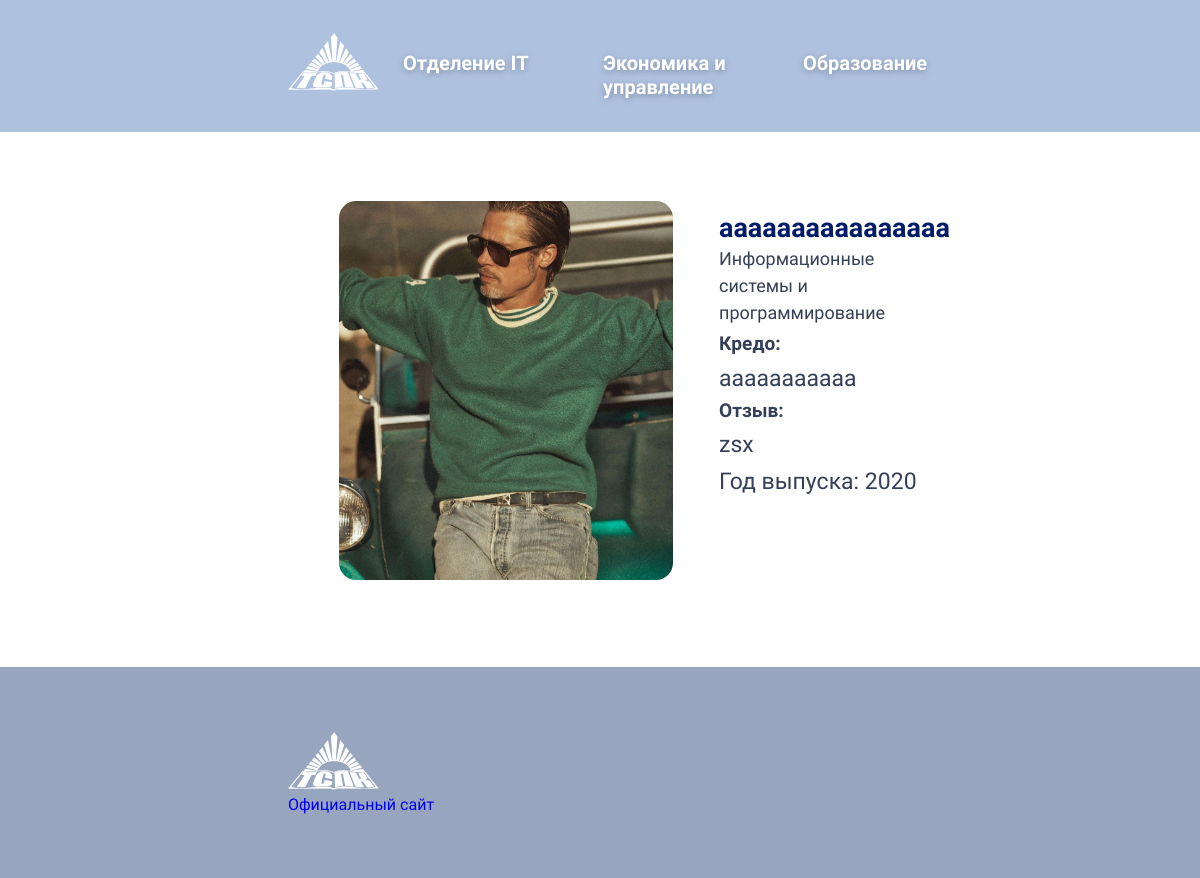
/cards/6/, run on an earlier commit of the app's database.
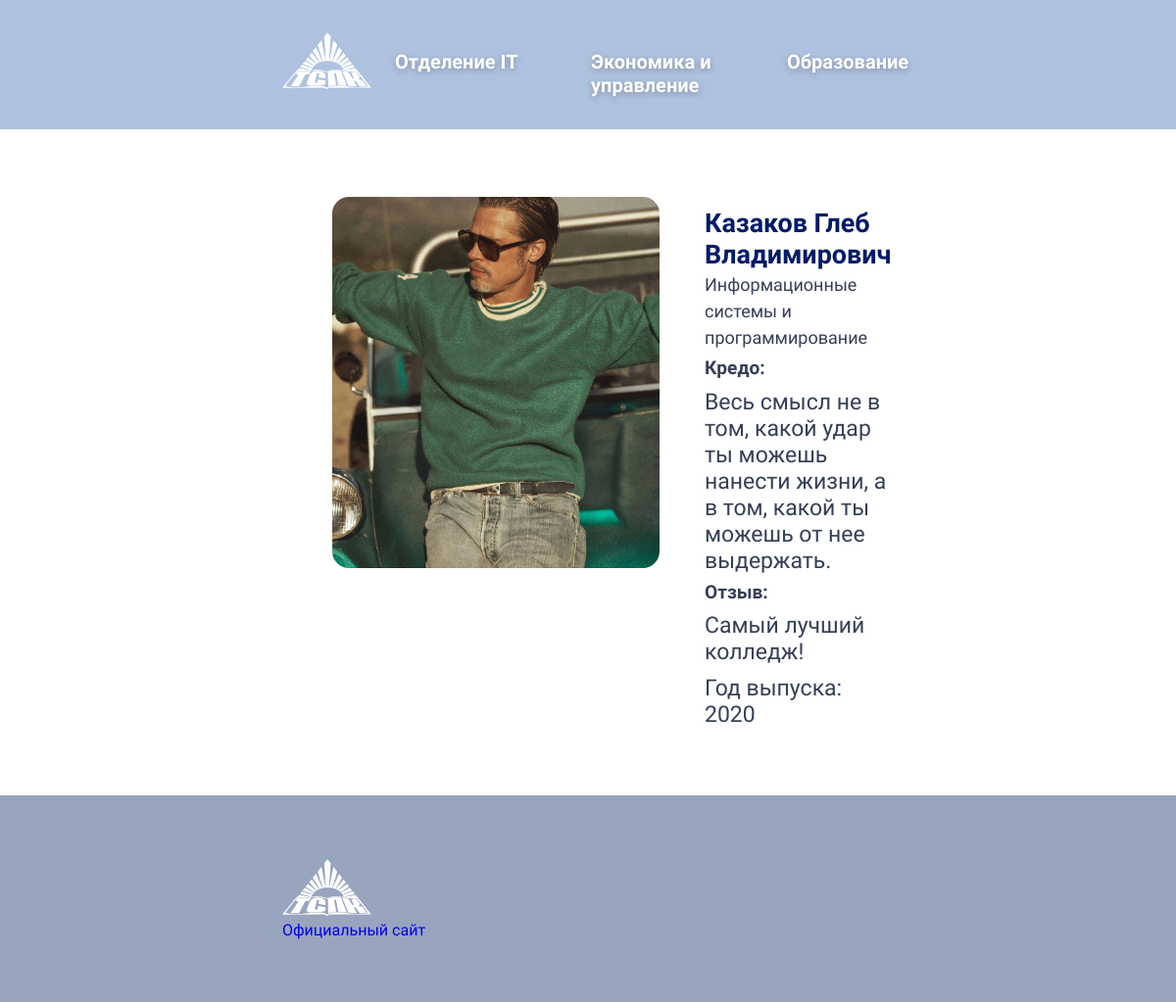
And on a later commit of the database.
### core/models.py (models this page shows, shortened)
class Category(models.Model):
    parent = models.ForeignKey('self', on_delete=models.CASCADE, null=True, blank=True,verbose_name='Отделение')
    category_text = models.CharField(max_length=100,verbose_name='Специальность')
    def __str__(self):
        return self.category_text

class Card(models.Model):
    name = models.CharField(verbose_name='ФИО', max_length=1000)
    category = models.ForeignKey(Category, on_delete=models.CASCADE,  null=True, blank=True, verbose_name='специальность')
    kredo = models.TextField(max_length=1000, blank=True)
    ava = models.ImageField(upload_to=add_path, default=None)
    otzyv = models.TextField(max_length=1000)
    god_grad = models.IntegerField('Год выпуска', blank=True)

### core/views.py (the view)
# urls.py: path('cards/<int:card_id>/', views.CardView.as_view(), name='card_detail'),
class CardView(DetailView):
    model = Card
    context_object_name = 'card'
    pk_url_kwarg = 'card_id'
    template_name = 'card-detail.html'
    def get(self, request, card_id, *args, **kwargs):
        self.object = self.get_object()
        context = self.get_context_data(object=self.object)
        return self.render_to_response(context)

### core/templatetags/common_tags.py (called while the page is built)
@register.inclusion_tag('header.html', takes_context=True)
def show_top_menu(context):
    categories = Category.objects.filter(parent=None)
    return {
        'categories': categories,
    }

### templates/card-detail.html
{% extends 'layout_card.html'%}
{% block unique_content%}
<div class="container">
    <div class="card card_detail">
        <div>
            <img src="{{ card.ava.url }}" alt="фото">
        </div>
        <div class="card-bl">
            <h3 class="fio-card">{{ card.name }}</h3>
            <a class="card-card" href="{% url 'cat_ord' card.category.id %}">{{ card.category.category_text }}</a>
            <h5 class="card-card">Кредо:</h5>
            <p class="card-card">{{ card.kredo }}</p>
            <h5 class="card-card">Отзыв:</h5>
            <p class="card-card">{{ card.otzyv }}</p>
            <p class="card-card">Год выпуска: {{ card.god_grad}}</p>
        </div>
    </div>
</div>
{% endblock%}

### templates/layout_card.html (shortened to what this page needs)
<!DOCTYPE html>
{% load static %}
{% load common_tags %}
<html lang="en">
<head>
    <link rel="stylesheet" href="{% static 'css/style_card.css' %}">
</head>
<body>
<header class="head">
<section class=" header-cont"><div id="">
            {% show_top_menu %}
            </div>
        </section>
</header>
    <main>
{% block unique_content %}
{% endblock%}
    </main>
    <footer class="container">
        <nav>
            <ul class="navig-footer">
                <li>
                    <a href="#">
                        <img src="{% static 'img/logo.png' %}" alt="TSPK">
                    </a>
                </li>
                <li>
                <a href="https://tspk.org/">Официальный сайт</a>
                </li>
            </ul>
        </nav>
    </footer>
</body>
</html>

### templates/header.html (shortened to what this page needs)
{% load static%}
                <div id="nav">
                    <nav>
                        <ul class="navig">
                            <li>
                                <a href="{% url 'otdel-slide'%}">
                                    <img src="{% static 'img/logo.png' %}" alt="TSPK">
                                </a>
                            </li>
 {% for category in categories %}
                            <li class="menu-li">
                                <a href="{% url 'cat_ord' category.id %}">{{ category}}</a>
                            </li>
                            {% endfor %}
                        </ul>
                    </nav>
                </div>

### core/static/css/style_card.css (style rules this page uses)
.container { padding: 1rem 18rem; }
body { padding: 0; margin: 0; font-family: 'Play', sans-serif; }
a { text-decoration: none; }
ul { padding: 0; list-style: none; }
header { background-color: #AEC1DF; }
.container { padding: 3rem 18rem; }
.header-cont { position: relative; padding: 1rem 18rem; }
#nav { position: relative; background-color: #AEC1DF; height: 100px; }
nav { display: flex; justify-content: space-between; flex-direction: row; }
.navig { display: flex; justify-content: space-between; flex-direction: row; }
.menu-li { margin: 1.2em 0; width: 200px; }
.menu-li a { font-weight: bold; font-size: 20px; color: #FFFFFF; text-shadow: 0px 2px 6px rgba(0, 0, 0, 0.25); }
.navig img { margin-right: 1.5em; }
footer { background-color: #98A5BE; }
.card img { width: 262.61px; height: 379px; border-radius: 17px; object-fit: cover; }
.card { width: 337px; height: auto; font-size: 23px; color: #363F58; margin: 1rem 2.9rem; padding: 5px; }
.card p, h3, h5 { margin: 0; margin-top: 0.4em; overflow-wrap: normal; word-wrap: break-word; word-break: normal; line-break: auto; hyphens: manual; }
.card a { font-size: 18px; color: #363F58; }
.fio-card { color: #001B67; }
.card_detail { display: flex; flex-direction: row; width: 70%; }
.card_detail img { width: 333.61px; margin-right: 2em; height: 379px; border-radius: 17px; object-fit: cover; }
main { min-height: 535px; }

What changed in the data, as far as the page shows it:
changed Card "Информационные системы и программирование": name "aaaaaaaaaaaaaaaa" → "Казаков Глеб Владимирович"; kredo "aaaaaaaaaaa" → "Весь смысл не в том, какой удар ты можешь нанести жизни, а в том, какой ты можешь от нее выдержать."; otzyv "zsx" → "Самый лучший колледж!"
